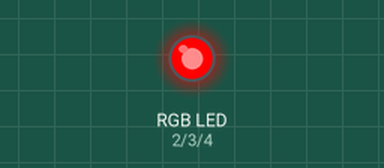
The sketch below on a simulated Arduino Uno, built with avr-gcc and run on an emulated ATmega328P. Shown: an RGB LED mixed from three pins (HIGH = lit).

Above: at 0.5 s.
At 1.5 s:
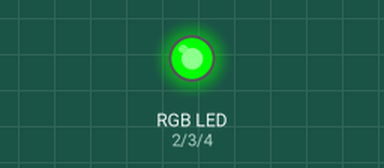
At 5.5 s:
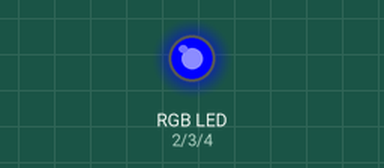
Timing chart, 0 to 6.9 s (numbered marks = the images above):
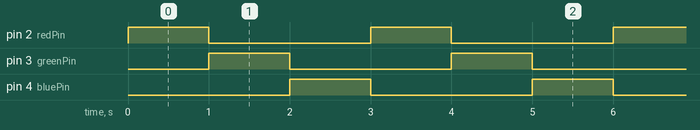

The sketch:

sketch_feb26a_rgb.ino
```cpp
// GPIO
const int redPin = 2;    // R
const int greenPin = 3;  // G
const int bluePin = 4;   // B

void setup() {
  pinMode(redPin, OUTPUT);
  pinMode(greenPin, OUTPUT);
  pinMode(bluePin, OUTPUT);
}

void loop() {
  // R
  setColor(255, 0, 0);
  delay(1000);

  // G
  setColor(0, 255, 0);
  delay(1000);

  // B
  setColor(0, 0, 255);
  delay(1000);
}

void setColor(int red, int green, int blue) {
  digitalWrite(redPin, red ? HIGH : LOW);
  digitalWrite(greenPin, green ? HIGH : LOW);
  digitalWrite(bluePin, blue ? HIGH : LOW);
}
```

Measured:
- by itself, pin 2 (redPin), pin 3 (greenPin), pin 4 (bluePin): alternates HIGH for 1.0 s and LOW for 2.0 s
- by itself, everything shown: repeats every 3.0 s, in 3 steps
